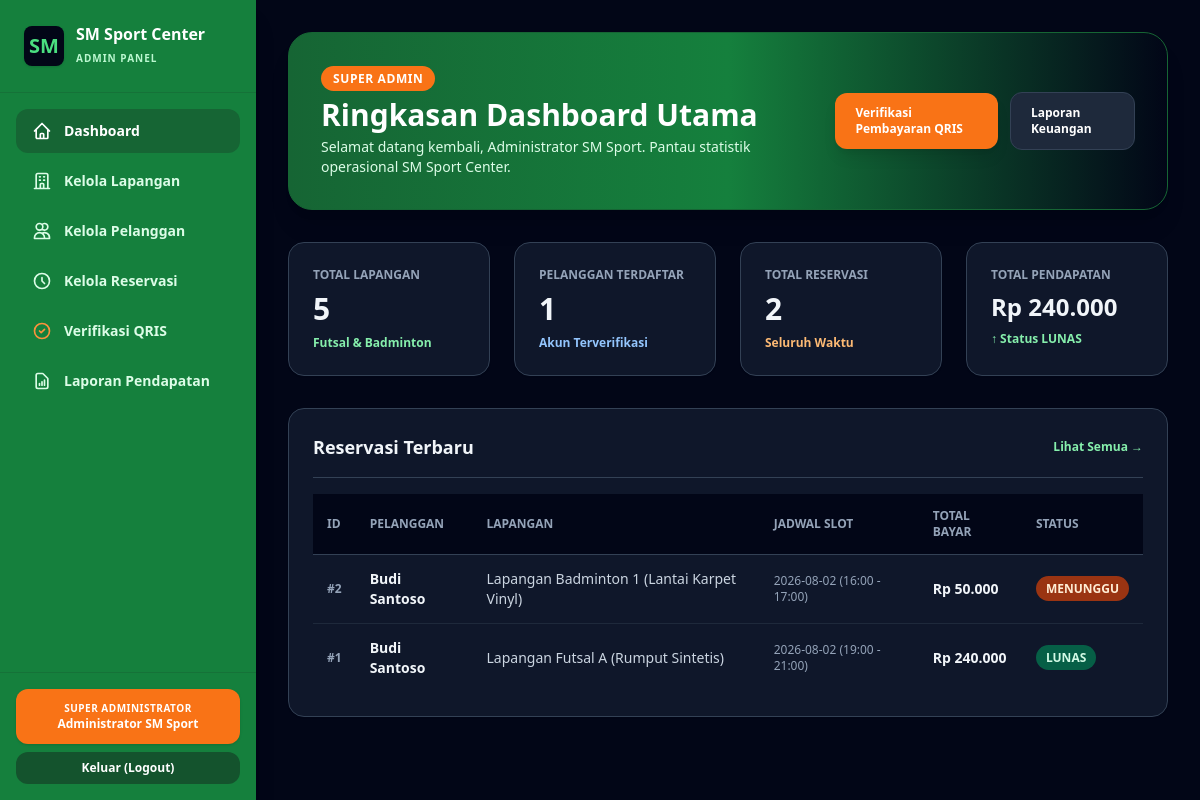
Page /admin/dashboard.php (signed in) on the committed database.
### tables this page shows
CREATE TABLE IF NOT EXISTS `reservasi` (
  `id` INT AUTO_INCREMENT PRIMARY KEY,
  `user_id` INT NOT NULL,
  `lapangan_id` INT NOT NULL,
  `tanggal` DATE NOT NULL,
  `jam_mulai` TIME NOT NULL,
  `jam_selesai` TIME NOT NULL,
  `durasi` INT NOT NULL,
  `total_bayar` DECIMAL(10,2) NOT NULL,
  `status` ENUM('menunggu','lunas','dibatalkan') NOT NULL DEFAULT 'menunggu',
  `bukti_bayar` VARCHAR(255) DEFAULT NULL,
  `catatan` TEXT DEFAULT NULL,
  `created_at` TIMESTAMP DEFAULT CURRENT_TIMESTAMP,
  FOREIGN KEY (`user_id`) REFERENCES `users`(`id`) ON DELETE CASCADE,
  FOREIGN KEY (`lapangan_id`) REFERENCES `lapangan`(`id`) ON DELETE CASCADE
);

CREATE TABLE IF NOT EXISTS `users` (
  `id` INT AUTO_INCREMENT PRIMARY KEY,
  `nama` VARCHAR(100) NOT NULL,
  `email` VARCHAR(100) NOT NULL UNIQUE,
  `password` VARCHAR(255) NOT NULL,
  `role` ENUM('admin','pelanggan') NOT NULL DEFAULT 'pelanggan',
  `no_hp` VARCHAR(20) DEFAULT NULL,
  `created_at` TIMESTAMP DEFAULT CURRENT_TIMESTAMP
);

CREATE TABLE IF NOT EXISTS `lapangan` (
  `id` INT AUTO_INCREMENT PRIMARY KEY,
  `nama` VARCHAR(100) NOT NULL,
  `jenis` ENUM('futsal','badminton') NOT NULL,
  `harga_per_jam` DECIMAL(10,2) NOT NULL,
  `deskripsi` TEXT,
  `status` ENUM('aktif','nonaktif') NOT NULL DEFAULT 'aktif'
);

### admin/dashboard.php (the view, shortened to what this page needs)
<?php
require_once '../config/database.php';
$totalLapangan = $pdo->query("SELECT COUNT(*) FROM lapangan")->fetchColumn();
$totalPelanggan = $pdo->query("SELECT COUNT(*) FROM users WHERE role = 'pelanggan'")->fetchColumn();
$totalReservasi = $pdo->query("SELECT COUNT(*) FROM reservasi")->fetchColumn();
$totalPendapatan = $pdo->query("SELECT COALESCE(SUM(total_bayar), 0) FROM reservasi WHERE status = 'lunas'")->fetchColumn();
$stmt = $pdo->query("
    SELECT r.*, u.nama AS pelanggan_nama, l.nama AS lapangan_nama
    FROM reservasi r
    JOIN users u ON r.user_id = u.id
    JOIN lapangan l ON r.lapangan_id = l.id
    ORDER BY r.id DESC LIMIT 5
");
$latestReservasi = $stmt->fetchAll();
?>
<!DOCTYPE html>
<html lang="id">
<head>
    <script src="https://cdn.tailwindcss.com"></script>
</head>
<body class="bg-slate-950 font-sans min-h-screen flex">
    <?php include '../includes/navbar_admin.php'; ?>
    <main class="flex-1 p-8 space-y-8 overflow-y-auto">
        <div class="bg-gradient-to-r from-green-800 via-green-700 to-slate-950 text-white p-8 rounded-3xl shadow-xl flex flex-col md:flex-row md:items-center justify-between gap-4 border border-green-800">
            <div>
                <span class="px-3 py-1 bg-orange-500 text-white rounded-full text-xs font-bold uppercase tracking-wider">Super Admin</span>
                <h1 class="text-3xl font-black mt-2">Ringkasan Dashboard Utama</h1>
                <p class="text-green-100 text-xs sm:text-sm mt-1">Selamat datang kembali, <?= htmlspecialchars($_SESSION['nama']) ?>. Pantau statistik operasional SM Sport Center.</p>
            </div>
            <div class="flex items-center gap-3">
                <a href="pembayaran/verifikasi.php" class="px-5 py-3 bg-orange-500 hover:bg-orange-600 text-white font-bold rounded-xl text-xs shadow-lg transition">
                    Verifikasi Pembayaran QRIS
                </a>
                <a href="laporan/index.php" class="px-5 py-3 bg-slate-800 hover:bg-slate-700 text-white font-bold rounded-xl text-xs border border-slate-700 transition">
                    Laporan Keuangan
                </a>
            </div>
        </div>
        <div class="grid grid-cols-1 sm:grid-cols-2 lg:grid-cols-4 gap-6">
            <div class="bg-slate-900 p-6 rounded-2xl border border-slate-700 shadow-sm space-y-2">
                <p class="text-xs font-bold text-slate-400 uppercase">Total Lapangan</p>
                <p class="text-3xl font-black text-slate-100"><?= $totalLapangan ?></p>
                <p class="text-xs text-green-300 font-bold">Futsal & Badminton</p>
            </div>
            <div class="bg-slate-900 p-6 rounded-2xl border border-slate-700 shadow-sm space-y-2">
                <p class="text-xs font-bold text-slate-400 uppercase">Pelanggan Terdaftar</p>
                <p class="text-3xl font-black text-slate-100"><?= $totalPelanggan ?></p>
                <p class="text-xs text-blue-300 font-bold">Akun Terverifikasi</p>
            </div>
            <div class="bg-slate-900 p-6 rounded-2xl border border-slate-700 shadow-sm space-y-2">
                <p class="text-xs font-bold text-slate-400 uppercase">Total Reservasi</p>
                <p class="text-3xl font-black text-slate-100"><?= $totalReservasi ?></p>
                <p class="text-xs text-orange-300 font-bold">Seluruh Waktu</p>
            </div>
            <div class="bg-slate-900 p-6 rounded-2xl border border-slate-700 shadow-sm space-y-2">
                <p class="text-xs font-bold text-slate-400 uppercase">Total Pendapatan</p>
                <p class="text-2xl font-black text-slate-100">Rp <?= number_format($totalPendapatan, 0, ',', '.') ?></p>
                <p class="text-xs text-green-300 font-bold">↑ Status LUNAS</p>
            </div>
        </div>
        <div class="bg-slate-900 rounded-2xl border border-slate-700 shadow-sm p-6 space-y-4">
            <div class="flex items-center justify-between border-b border-slate-700 pb-4">
                <h2 class="text-lg font-bold text-slate-100">Reservasi Terbaru</h2>
                <a href="reservasi/index.php" class="text-xs font-bold text-green-300 hover:text-white hover:underline">Lihat Semua →</a>
            </div>
            <div class="overflow-x-auto">
                <table class="w-full text-left text-sm">
                    <thead>
                        <tr class="bg-slate-950 text-slate-400 text-xs font-bold uppercase border-b border-slate-700">
                            <th class="p-3.5">ID</th>
                            <th class="p-3.5">Pelanggan</th>
                            <th class="p-3.5">Lapangan</th>
                            <th class="p-3.5">Jadwal Slot</th>
                            <th class="p-3.5">Total Bayar</th>
                            <th class="p-3.5">Status</th>
                        </tr>
                    </thead>
                    <tbody class="divide-y divide-slate-800">
                        <?php foreach ($latestReservasi as $r): ?>
                            <tr class="hover:bg-slate-800 transition">
                                <td class="p-3.5 text-xs text-slate-400 font-semibold">#<?= $r['id'] ?></td>
                                <td class="p-3.5 font-bold text-slate-100"><?= htmlspecialchars($r['pelanggan_nama']) ?></td>
                                <td class="p-3.5 text-slate-300"><?= htmlspecialchars($r['lapangan_nama']) ?></td>
                                <td class="p-3.5 text-slate-400 text-xs"><?= $r['tanggal'] ?> (<?= substr($r['jam_mulai'], 0, 5) ?> - <?= substr($r['jam_selesai'], 0, 5) ?>)</td>
                                <td class="p-3.5 font-black text-slate-100">Rp <?= number_format($r['total_bayar'], 0, ',', '.') ?></td>
                                <td class="p-3.5 text-xs">
                                    <span class="px-2.5 py-1 rounded-full font-bold uppercase <?= $r['status'] === 'lunas' ? 'bg-emerald-800 text-emerald-100' : ($r['status'] === 'dibatalkan' ? 'bg-rose-800 text-rose-100' : 'bg-orange-800 text-orange-100') ?>">
                                        <?= strtoupper($r['status']) ?>
                                    </span>
                                </td>
                            </tr>
                        <?php endforeach; ?>
                    </tbody>
                </table>
            </div>
        </div>
    </main>
</body>
</html>

### rows in the picture
reservasi: id "2", user.nama "Budi Santoso", lapangan.nama "Lapangan Badminton 1 (Lantai Karpet Vinyl)", tanggal "2026-08-02", jam_mulai "16:00", jam_selesai "17:00", total_bayar "50.000", status "MENUNGGU"
reservasi: id "1", user.nama "Budi Santoso", lapangan.nama "Lapangan Futsal A (Rumput Sintetis)", tanggal "2026-08-02", jam_mulai "19:00", jam_selesai "21:00", total_bayar "240.000", status "LUNAS"

### other values in the picture
$_SESSION['nama'] "Administrator SM Sport"
$totalLapangan "5"
$totalPelanggan "1"
$totalReservasi "2"
$totalPendapatan "240.000"
